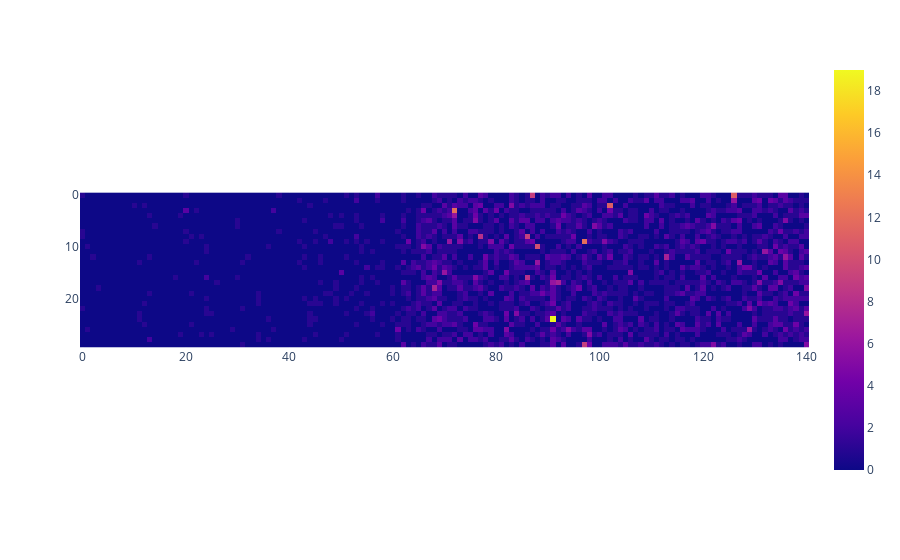

Write notebook code for a chart like this one.
### Code cell
df = df[df.strike1.notna()].reset_index()
mag_by_date = df.set_index('datetime').resample('D')['mag'].count()
calendar = mag_by_date\
    .resample('30D')\
    .apply(list)\
    .to_list()[:-1]
calendar = np.array(calendar)
fig = px.imshow(calendar.T)
fig.show()

### Figure 1 — Plotly figure (JSON) as saved in the notebook; plotly's stock layout.template omitted (floating-point values rounded to 4 significant figures; data arrays with more than 128 entries replaced by an {"elided": "..."} marker saying what was removed)
{"data": [{"coloraxis": "coloraxis", "hovertemplate": "x: %{x}<br>y: %{y}<br>color: %{z}<extra></extra>", "name": "0", "type": "heatmap", "xaxis": "x", "yaxis": "y", "z": {"elided": "30x141 int values"}}], "layout": {"coloraxis": {"colorscale": [[0, "#0d0887"], [0.1111, "#46039f"], [0.2222, "#7201a8"], [0.3333, "#9c179e"], [0.4444, "#bd3786"], [0.5556, "#d8576b"], [0.6667, "#ed7953"], [0.7778, "#fb9f3a"], [0.8889, "#fdca26"], [1, "#f0f921"]]}, "margin": {"t": 60}, "xaxis": {"anchor": "y", "constrain": "domain", "domain": [0, 1], "scaleanchor": "y"}, "yaxis": {"anchor": "x", "autorange": "reversed", "constrain": "domain", "domain": [0, 1]}}}
